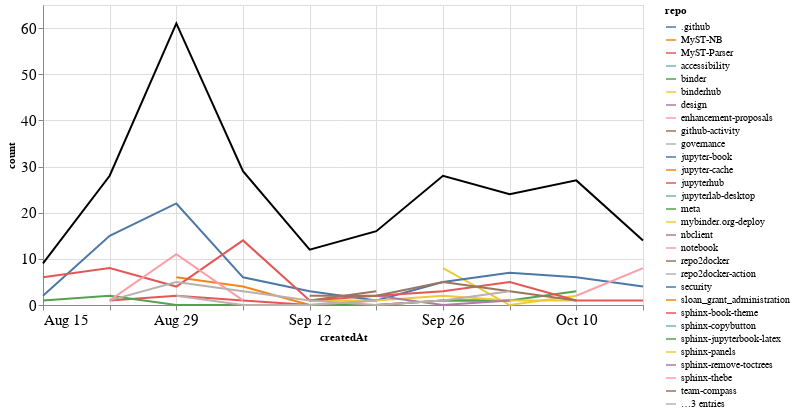

This figure's notebook cell:
### Markdown cell above
### Comments

### Code cell
comments_time = comments.groupby('repo').resample('W', on='createdAt').count()['author'].reset_index()
comments_time = comments_time.rename(columns={'author': 'count'})
comments_time_total = comments_time.groupby('createdAt').agg({"count": "sum"}).reset_index()
ch1 = alt.Chart(comments_time, width=600).mark_line().encode(
    x='createdAt',
    y='count',
    color='repo',
    tooltip="repo"
)

ch2 = alt.Chart(comments_time_total, width=600).mark_line(color="black").encode(
    x='createdAt',
    y='count',
)

ch1 + ch2

### Figure 1 — Vega-Lite specification as saved in the notebook (floating-point values rounded to 4 significant figures)
{"config": {"axisLeft": {"labelFontSize": 15}, "axisBottom": {"labelFontSize": 15}}, "layer": [{"data": {"name": "data-f5eba2c6b2cf347bd3fa28791af67a15"}, "mark": "line", "encoding": {"color": {"type": "nominal", "field": "repo"}, "tooltip": {"type": "nominal", "field": "repo"}, "x": {"type": "temporal", "field": "createdAt"}, "y": {"type": "quantitative", "field": "count"}}, "width": 600}, {"data": {"name": "data-d69255d7f789828958576c0506838b20"}, "mark": {"type": "line", "color": "black"}, "encoding": {"x": {"type": "temporal", "field": "createdAt"}, "y": {"type": "quantitative", "field": "count"}}, "width": 600}], "$schema": "https://vega.github.io/schema/vega-lite/v4.8.1.json", "datasets": {"data-f5eba2c6b2cf347bd3fa28791af67a15": [{"repo": ".github", "createdAt": "2021-09-12T00:00:00", "count": 1}, {"repo": "MyST-NB", "createdAt": "2021-08-29T00:00:00", "count": 6}, {"repo": "MyST-NB", "createdAt": "2021-09-05T00:00:00", "count": 4}, {"repo": "MyST-NB", "createdAt": "2021-09-12T00:00:00", "count": 0}, {"repo": "MyST-NB", "createdAt": "2021-09-19T00:00:00", "count": 1}, {"repo": "MyST-Parser", "createdAt": "2021-08-22T00:00:00", "count": 1}, {"repo": "MyST-Parser", "createdAt": "2021-08-29T00:00:00", "count": 2}, {"repo": "MyST-Parser", "createdAt": "2021-09-05T00:00:00", "count": 1}, {"repo": "MyST-Parser", "createdAt": "2021-09-12T00:00:00", "count": 0}, {"repo": "MyST-Parser", "createdAt": "2021-09-19T00:00:00", "count": 0}, {"repo": "MyST-Parser", "createdAt": "2021-09-26T00:00:00", "count": 1}, {"repo": "MyST-Parser", "createdAt": "2021-10-03T00:00:00", "count": 1}, {"repo": "accessibility", "createdAt": "2021-08-29T00:00:00", "count": 2}, {"repo": "binder", "createdAt": "2021-09-19T00:00:00", "count": 1}, {"repo": "binderhub", "createdAt": "2021-09-26T00:00:00", "count": 8}, {"repo": "binderhub", "createdAt": "2021-10-03T00:00:00", "count": 0}, {"repo": "binderhub", "createdAt": "2021-10-10T00:00:00", "count": 2}, {"repo": "design", "createdAt": "2021-08-29T00:00:00", "count": 1}, {"repo": "enhancement-proposals", "createdAt": "2021-10-10T00:00:00", "count": 2}, {"repo": "github-activity", "createdAt": "2021-10-10T00:00:00", "count": 1}, {"repo": "governance", "createdAt": "2021-09-19T00:00:00", "count": 2}, {"repo": "jupyter-book", "createdAt": "2021-08-15T00:00:00", "count": 2}, {"repo": "jupyter-book", "createdAt": "2021-08-22T00:00:00", "count": 15}, {"repo": "jupyter-book", "createdAt": "2021-08-29T00:00:00", "count": 22}, {"repo": "jupyter-book", "createdAt": "2021-09-05T00:00:00", "count": 6}, {"repo": "jupyter-book", "createdAt": "2021-09-12T00:00:00", "count": 3}, {"repo": "jupyter-book", "createdAt": "2021-09-19T00:00:00", "count": 1}, {"repo": "jupyter-book", "createdAt": "2021-09-26T00:00:00", "count": 5}, {"repo": "jupyter-book", "createdAt": "2021-10-03T00:00:00", "count": 7}, {"repo": "jupyter-book", "createdAt": "2021-10-10T00:00:00", "count": 6}, {"repo": "jupyter-book", "createdAt": "2021-10-17T00:00:00", "count": 4}, {"repo": "jupyter-cache", "createdAt": "2021-08-29T00:00:00", "count": 1}, {"repo": "jupyterhub", "createdAt": "2021-08-29T00:00:00", "count": 4}, {"repo": "jupyterlab-desktop", "createdAt": "2021-09-26T00:00:00", "count": 1}, {"repo": "meta", "createdAt": "2021-08-15T00:00:00", "count": 1}, {"repo": "meta", "createdAt": "2021-08-22T00:00:00", "count": 2}, {"repo": "meta", "createdAt": "2021-08-29T00:00:00", "count": 0}, {"repo": "meta", "createdAt": "2021-09-05T00:00:00", "count": 0}, {"repo": "meta", "createdAt": "2021-09-12T00:00:00", "count": 0}, {"repo": "meta", "createdAt": "2021-09-19T00:00:00", "count": 0}, {"repo": "meta", "createdAt": "2021-09-26T00:00:00", "count": 1}, {"repo": "meta", "createdAt": "2021-10-03T00:00:00", "count": 1}, {"repo": "meta", "createdAt": "2021-10-10T00:00:00", "count": 3}, {"repo": "mybinder.org-deploy", "createdAt": "2021-09-12T00:00:00", "count": 1}, {"repo": "mybinder.org-deploy", "createdAt": "2021-09-19T00:00:00", "count": 1}, {"repo": "mybinder.org-deploy", "createdAt": "2021-09-26T00:00:00", "count": 2}, {"repo": "mybinder.org-deploy", "createdAt": "2021-10-03T00:00:00", "count": 1}, {"repo": "mybinder.org-deploy", "createdAt": "2021-10-10T00:00:00", "count": 1}, {"repo": "nbclient", "createdAt": "2021-09-19T00:00:00", "count": 2}, {"repo": "nbclient", "createdAt": "2021-09-26T00:00:00", "count": 0}, {"repo": "nbclient", "createdAt": "2021-10-03T00:00:00", "count": 1}, {"repo": "notebook", "createdAt": "2021-10-10T00:00:00", "count": 2}, {"repo": "notebook", "createdAt": "2021-10-17T00:00:00", "count": 8}, {"repo": "repo2docker", "createdAt": "2021-09-12T00:00:00", "count": 1}, {"repo": "repo2docker", "createdAt": "2021-09-19T00:00:00", "count": 3}, {"repo": "repo2docker-action", "createdAt": "2021-08-29T00:00:00", "count": 2}, {"repo": "repo2docker-action", "createdAt": "2021-09-05T00:00:00", "count": 0}, {"repo": "repo2docker-action", "createdAt": "2021-09-12T00:00:00", "count": 0}, {"repo": "repo2docker-action", "createdAt": "2021-09-19T00:00:00", "count": 1}, {"repo": "security", "createdAt": "2021-10-03T00:00:00", "count": 1}, {"repo": "sloan_grant_administration", "createdAt": "2021-10-10T00:00:00", "count": 4}, {"repo": "sphinx-book-theme", "createdAt": "2021-08-15T00:00:00", "count": 6}, {"repo": "sphinx-book-theme", "createdAt": "2021-08-22T00:00:00", "count": 8}, {"repo": "sphinx-book-theme", "createdAt": "2021-08-29T00:00:00", "count": 4}, {"repo": "sphinx-book-theme", "createdAt": "2021-09-05T00:00:00", "count": 14}, {"repo": "sphinx-book-theme", "createdAt": "2021-09-12T00:00:00", "count": 1}, {"repo": "sphinx-book-theme", "createdAt": "2021-09-19T00:00:00", "count": 2}, {"repo": "sphinx-book-theme", "createdAt": "2021-09-26T00:00:00", "count": 3}, {"repo": "sphinx-book-theme", "createdAt": "2021-10-03T00:00:00", "count": 5}, {"repo": "sphinx-book-theme", "createdAt": "2021-10-10T00:00:00", "count": 1}, {"repo": "sphinx-book-theme", "createdAt": "2021-10-17T00:00:00", "count": 1}, {"repo": "sphinx-copybutton", "createdAt": "2021-10-17T00:00:00", "count": 1}, {"repo": "sphinx-jupyterbook-latex", "createdAt": "2021-10-03T00:00:00", "count": 1}, {"repo": "sphinx-panels", "createdAt": "2021-08-29T00:00:00", "count": 1}, {"repo": "sphinx-remove-toctrees", "createdAt": "2021-10-10T00:00:00", "count": 4}, {"repo": "sphinx-thebe", "createdAt": "2021-08-22T00:00:00", "count": 1}, {"repo": "sphinx-thebe", "createdAt": "2021-08-29T00:00:00", "count": 11}, {"repo": "sphinx-thebe", "createdAt": "2021-09-05T00:00:00", "count": 1}, {"repo": "team-compass", "createdAt": "2021-09-12T00:00:00", "count": 2}, {"repo": "team-compass", "createdAt": "2021-09-19T00:00:00", "count": 2}, {"repo": "team-compass", "createdAt": "2021-09-26T00:00:00", "count": 5}, {"repo": "team-compass", "createdAt": "2021-10-03T00:00:00", "count": 3}, {"repo": "team-compass", "createdAt": "2021-10-10T00:00:00", "count": 1}, {"repo": "thebe", "createdAt": "2021-08-22T00:00:00", "count": 1}, {"repo": "thebe", "createdAt": "2021-08-29T00:00:00", "count": 5}, {"repo": "thebe", "createdAt": "2021-09-05T00:00:00", "count": 3}, {"repo": "thebe", "createdAt": "2021-09-12T00:00:00", "count": 1}, {"repo": "thebe", "createdAt": "2021-09-19T00:00:00", "count": 0}, {"repo": "thebe", "createdAt": "2021-09-26T00:00:00", "count": 1}, {"repo": "thebe", "createdAt": "2021-10-03T00:00:00", "count": 3}, {"repo": "voila", "createdAt": "2021-09-12T00:00:00", "count": 2}, {"repo": "web-compile", "createdAt": "2021-09-26T00:00:00", "count": 1}], "data-d69255d7f789828958576c0506838b20": [{"createdAt": "2021-08-15T00:00:00", "count": 9}, {"createdAt": "2021-08-22T00:00:00", "count": 28}, {"createdAt": "2021-08-29T00:00:00", "count": 61}, {"createdAt": "2021-09-05T00:00:00", "count": 29}, {"createdAt": "2021-09-12T00:00:00", "count": 12}, {"createdAt": "2021-09-19T00:00:00", "count": 16}, {"createdAt": "2021-09-26T00:00:00", "count": 28}, {"createdAt": "2021-10-03T00:00:00", "count": 24}, {"createdAt": "2021-10-10T00:00:00", "count": 27}, {"createdAt": "2021-10-17T00:00:00", "count": 14}]}}
